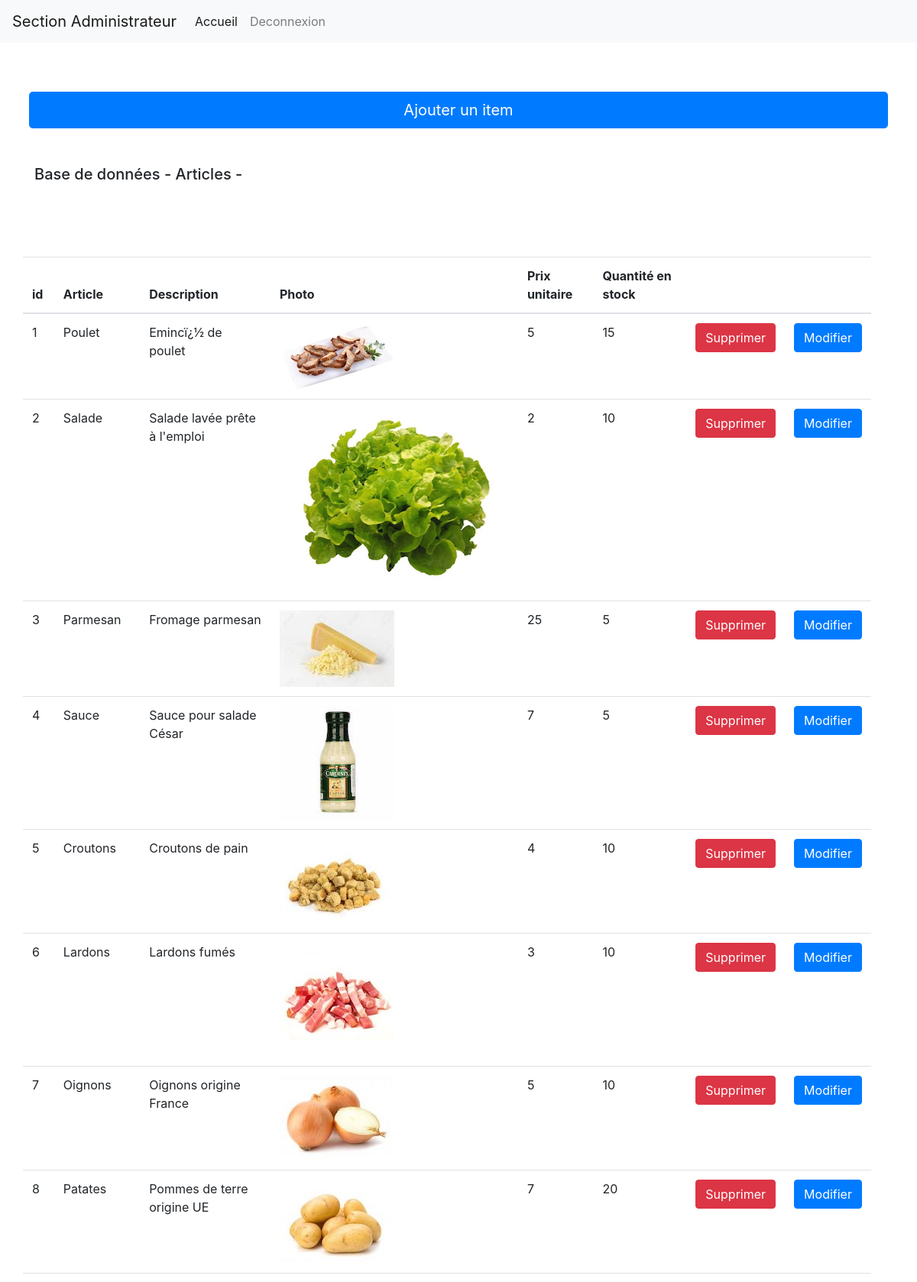
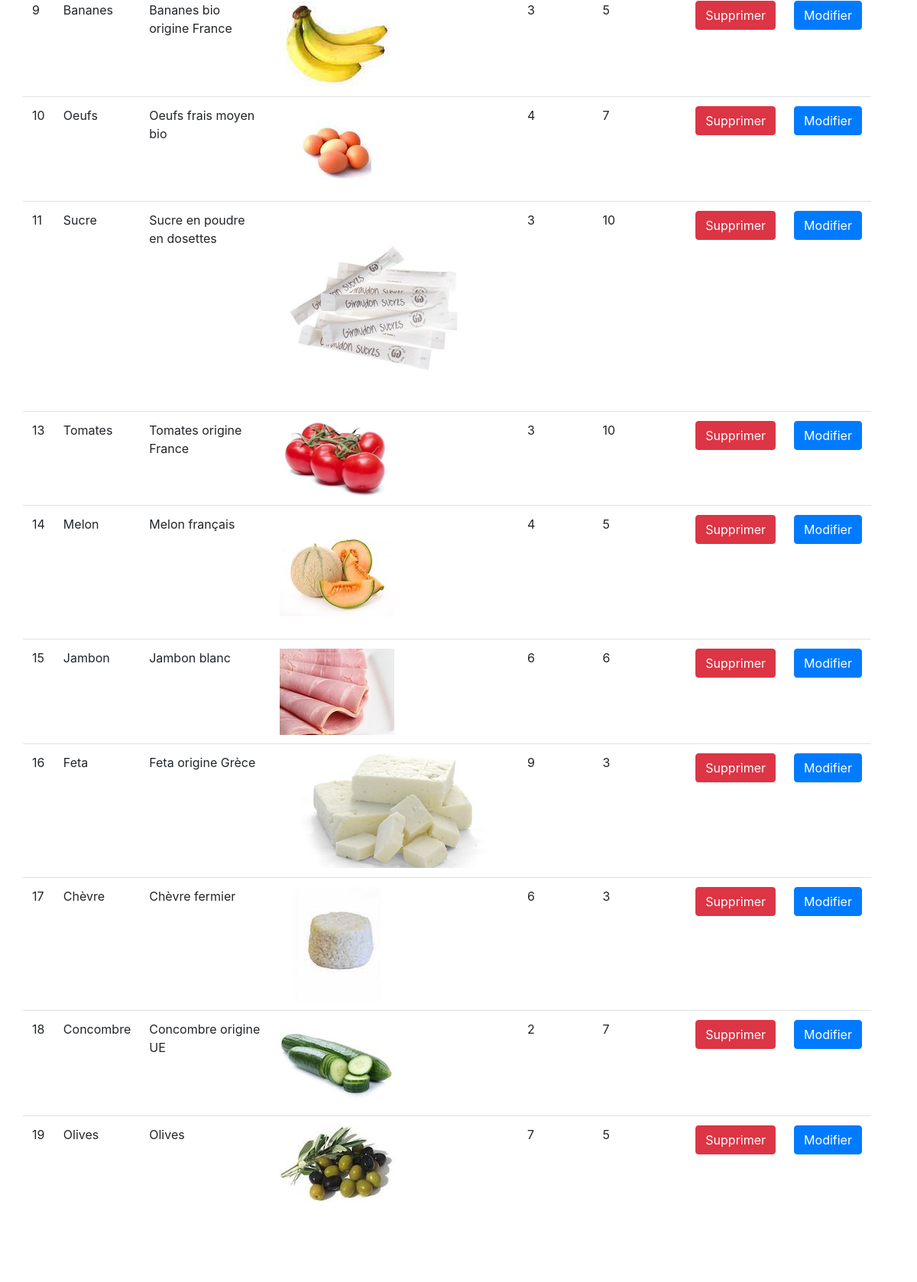
Page /index.php?controller=AdminProduits&action=list (signed in, upper part) on the committed database (2 pictures, top to bottom).
### tables this page shows
CREATE TABLE IF NOT EXISTS `produit` (
  `id_produit` int(11) NOT NULL AUTO_INCREMENT,
  `nom_produit` varchar(50) NOT NULL,
  `description` varchar(255) NOT NULL,
  `photo` varchar(50) NOT NULL,
  `prix_unitaire` varchar(50) NOT NULL,
  `qte_stock` varchar(50) NOT NULL,
  PRIMARY KEY (`id_produit`)
);

### Controller/AdminProduitsController.php (called while the page is built, shortened)
<?php
class AdminProduitsController {
    private $model;
    private $view;
    public function __construct(){
        $this->model= new AdminProduitsModel();
        $this->view= new AdminProduitsView();
    }
    public function listAction(){
        $this->view->displayList($this->model->getList());
    }
}

### Dispatcher.php (called while the page is built, shortened)
<?php
class Dispatcher{
    public function dispatch(){
        $action=(isset($_GET['action']))?$_GET['action']:"login";
        $action=$action."Action";
        $my_controller=new $controller();
        $my_controller->$action();
    }
}

### Index.php (called while the page is built, shortened)
<?php
$dispatcher= new Dispatcher();
$dispatcher->dispatch();

### Model/MotherModel.php (called while the page is built, shortened)
<?php
abstract class MotherModel{
    public function __construct(){
        try {
            $this->connexion = new PDO("mysql:host=" . self::SERVER . ";dbname=" . self::BASE, self::USER, self::PASSWORD);
        }
        catch (Exception $e) {
            echo 'Erreur : ' . $e->getMessage();
        }
    }
}

### Model/AdminProduitsModel.php (called while the page is built, shortened)
<?php
class AdminProduitsModel extends MotherModel{
  public function getList(){
    $requete = "SELECT * FROM produit";
    $resultat = $this->connexion->query($requete);
    $list = $resultat->fetchAll(PDO::FETCH_ASSOC);
    return $list;
}
}

### View/AdminProduitsView.php (the view, shortened to what this page needs)
<?php
class AdminProduitsView extends MotherView {
    protected $page;
    function __construct(){
        $this->page=$this->searchHtml("html/header.html");
        $this->page.=$this->searchHtml("html/adminNav.html");
    }
    protected function searchHtml($page){
        return file_get_contents($page);
    }
    protected function display(){
        $this->page.=$this->searchHTML("html/footer.html");
        echo $this->page;
    }
public function displayList($list){
    $table='
    <div class="row justify-content-center">
    <a class="btn btn-primary my-5 mx-2 btn-block btn-lg" href="index.php?controller=AdminProduits&action=add" role="button">Ajouter un item</a>
    </div>';
    $table.= "<h5> Base de données - Articles -</h5>";
    $table.='
    <div class="row my-5 table-responsive">
    <table class="table my-5">
        <thead>
          <tr>
            <th scope="col">id</th>
            <th scope="col">Article</th>
            <th scope="col">Description</th>
            <th scope="col">Photo</th>
            <th scope="col">Prix unitaire</th>
            <th scope="col">Quantité en stock</th>
            <th scope="col"></th>
            <th scope="col"></th>
          </tr>
        </thead>
        <tbody>
    ';
    foreach($list as $value){
        $table.='
        <tr>
            <td>'.$value["id_produit"].'</td>
            <td>'.$value["nom_produit"].'</td>
            <td>'.$value["description"].'</td>
            <td><img src=img/'.$value["photo"].'></img></td>
            <td>'.$value["prix_unitaire"].'</td>
            <td>'.$value["qte_stock"].'</td>
            <td><a class="btn btn-danger" href="index.php?controller=AdminProduits&action=delete&id_produit='.$value["id_produit"].'" role="button">Supprimer</a></td>
            <td><a class="btn btn-primary" href="index.php?controller=AdminProduits&action=update&id_produit='.$value["id_produit"].'" role="button">Modifier</a></td>
        <tr>';
    }
    $table.='
        </tbody>
        </table>
        </div>';
    $this->page.=$table;
}
}

### html/style.css (style rules this page uses)
.nav-link { color : white; }
.container { margin-top : 1rem; }

### rows in the picture
produit: id_produit "1", nom_produit "Poulet", description "Emincï¿½ de poulet", photo (picture), prix_unitaire "5", qte_stock "15"
produit: id_produit "2", nom_produit "Salade", description "Salade lavée prête à l'emploi", photo (picture), prix_unitaire "2", qte_stock "10"
produit: id_produit "3", nom_produit "Parmesan", description "Fromage parmesan", photo (picture), prix_unitaire "25", qte_stock "5"
produit: id_produit "4", nom_produit "Sauce", description "Sauce pour salade César", photo (picture), prix_unitaire "7", qte_stock "5"
produit: id_produit "5", nom_produit "Croutons", description "Croutons de pain", photo (picture), prix_unitaire "4", qte_stock "10"
produit: id_produit "6", nom_produit "Lardons", description "Lardons fumés", photo (picture), prix_unitaire "3", qte_stock "10"
produit: id_produit "7", nom_produit "Oignons", description "Oignons origine France", photo (picture), prix_unitaire "5", qte_stock "10"
produit: id_produit "8", nom_produit "Patates", description "Pommes de terre origine UE", photo (picture), prix_unitaire "7", qte_stock "20"
produit: id_produit "9", nom_produit "Bananes", description "Bananes bio origine France", photo (picture), prix_unitaire "3", qte_stock "5"
produit: id_produit "10", nom_produit "Oeufs", description "Oeufs frais moyen bio", photo (picture), prix_unitaire "4", qte_stock "7"
produit: id_produit "11", nom_produit "Sucre", description "Sucre en poudre en dosettes", photo (picture), prix_unitaire "3", qte_stock "10"
produit: id_produit "13", nom_produit "Tomates", description "Tomates origine France", photo (picture), prix_unitaire "3", qte_stock "10"
produit: id_produit "14", nom_produit "Melon", description "Melon français", photo (picture), prix_unitaire "4", qte_stock "5"
produit: id_produit "15", nom_produit "Jambon", description "Jambon blanc", photo (picture), prix_unitaire "6", qte_stock "6"
produit: id_produit "16", nom_produit "Feta", description "Feta origine Grèce", photo (picture), prix_unitaire "9", qte_stock "3"
produit: id_produit "17", nom_produit "Chèvre", description "Chèvre fermier", photo (picture), prix_unitaire "6", qte_stock "3"
produit: id_produit "18", nom_produit "Concombre", description "Concombre origine UE", photo (picture), prix_unitaire "2", qte_stock "7"
produit: id_produit "19", nom_produit "Olives", description "Olives", photo (picture), prix_unitaire "7", qte_stock "5"

### other values in the picture
$this->page "Section Administrateur Accueil Deconnexion"
